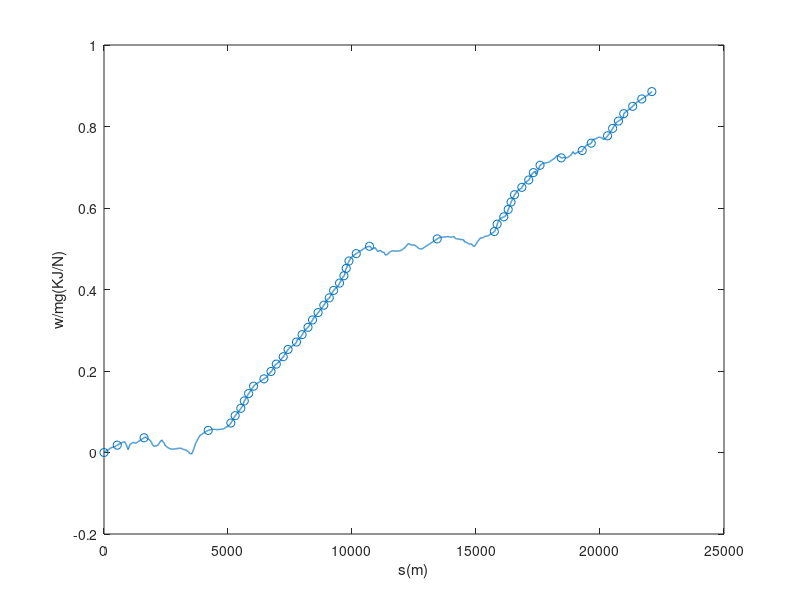

MATLAB code for this plot:
clear
load tokyo
w = 0.04*s+h;
ww = w./1e3;
[s, Inx] = unique(s);
ww = ww(Inx);
h = h(Inx);
ww = interp1(s,ww,linspace(0,max(s),1e4),'linear');
h = interp1(s,h,linspace(0,max(s),1e4),'linear');
s = linspace(0,max(s),1e4);
ws = linspace(0,max(ww),50);
ss  = [];
Is = [];

for i = 1: length(ws)
    wi = ws(i);
    dist = abs(wi-ww);
    [~, I] = sort(dist);
    indx = I(1:5); % minimum elements indices
    [~,j] = min(s(indx)); % mimimum s, j mimimum s in the indx list
    ii = indx(j);
    Is = [Is, ii];
end

% Is = sort(Is);
ss = s(Is);
hs = h(Is);
ks = (hs(2:end)-hs(1:end-1))./(ss(2:end)-ss(1:end-1));

plot(s,ww,'Linewidth',1)
hold on
scatter(ss,ws)
xlabel('s(m)')
ylabel('w/mg(KJ/N)')
hold off
% saveas(gca,'ss-ws.eps','epsc')
% figure
% plot(s,h,'Linewidth',1)
% hold on
% scatter(ss,hs)
% xlabel('s(m)')
% ylabel('h(m)')
% saveas(gca,'ss-hs.eps','epsc')
